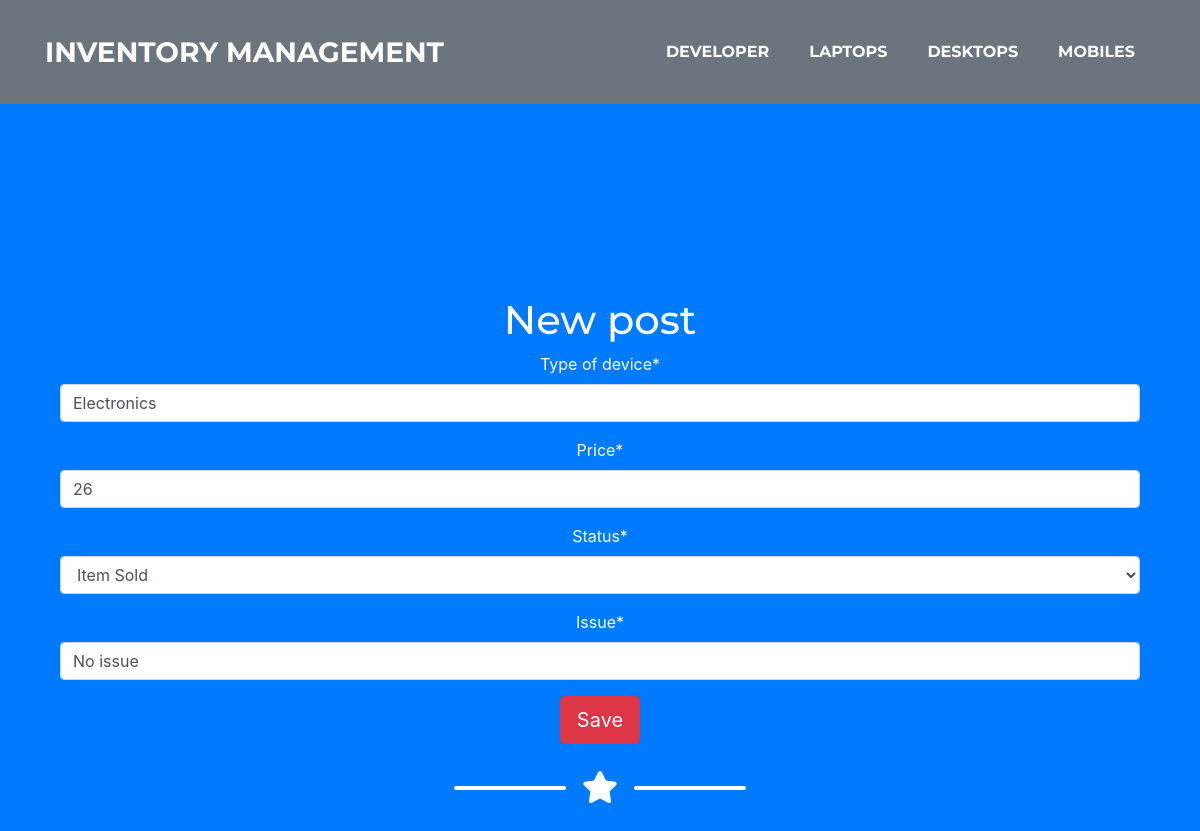
Page /edit_laptop/1 on the earlier database version.
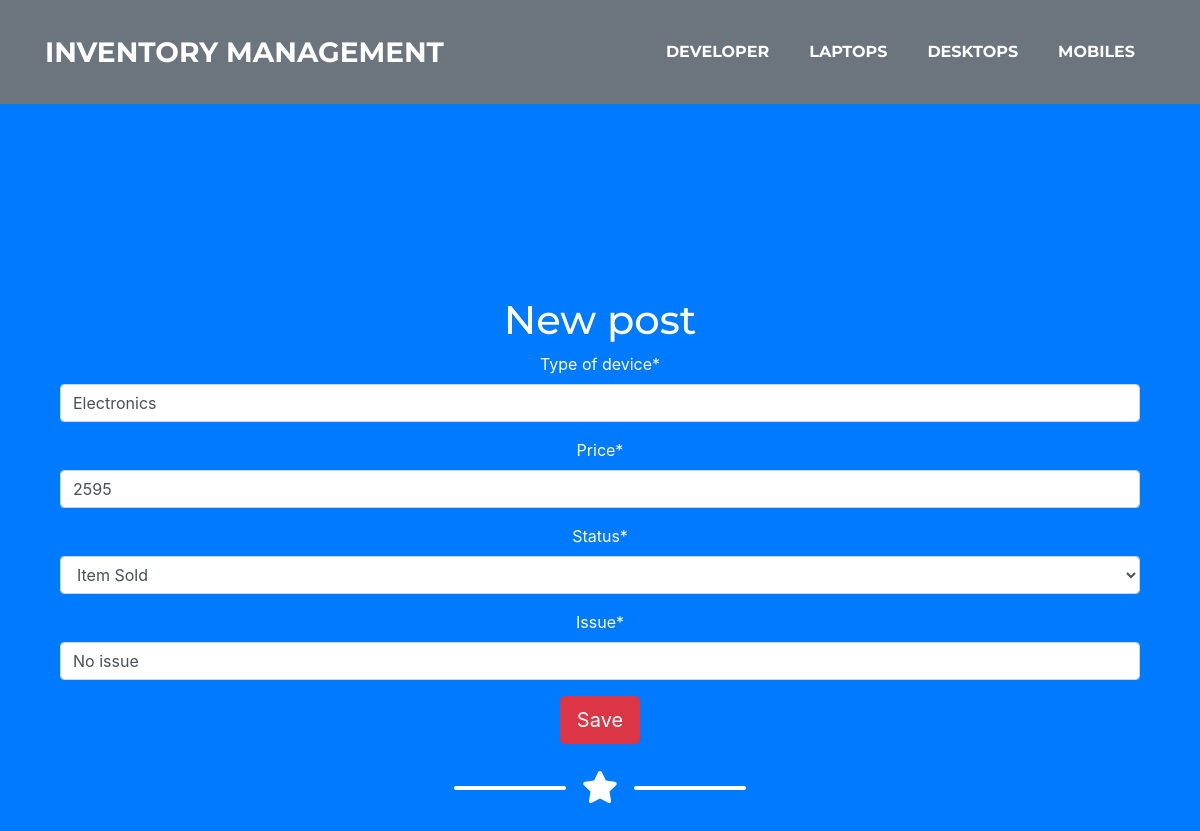
Same page on the later database version.
### inventory/models.py (models this page shows, shortened)
class Device(models.Model):
    type_of_device = models.CharField(max_length=200, blank=False)
    price          = models.PositiveIntegerField()
    issue          = models.CharField(max_length=200, default='No issue')
    choices        = (
                        ('AVAILABLE','Ready to Purchage'),
                        ('SOLD','Item Sold'),
                        ('Restocking','item restocking in few days')
                     )
    status         = models.CharField(max_length=200,choices=choices, default="SOLD")
    class Meta:
        abstract = True

class Laptop(Device):
    def get_absolute_url(self):
        return reverse('inv:laptops')

### inventory/views.py (the view)
# urls.py: path("edit_laptop/<int:pk>",views.EditlaptopView.as_view(),name="e_laptop"),
class EditlaptopView(UpdateView):
    form_class = LaptopForm
    template_name = "inventory/edit_form.html"
    model = Laptop

### inventory/forms.py
class LaptopForm(forms.ModelForm):
    class Meta:
        model  = Laptop
        fields = ('type_of_device','price','status','issue')

### templates/inventory/edit_form.html
{% extends 'base.html' %} {% load crispy_forms_tags %} {% block content %}
<div class="container techfont">
  <h1>New post</h1>
  <form method="POST" class="post-form">
    {% csrf_token %} {{form|crispy}}
    <button type="submit" class="btn btn-danger btn-lg">Save</button>
  </form>
</div>
{% endblock %}

Differences in the rows shown:
changed Laptop "Electronics": price "26" → "2595"
